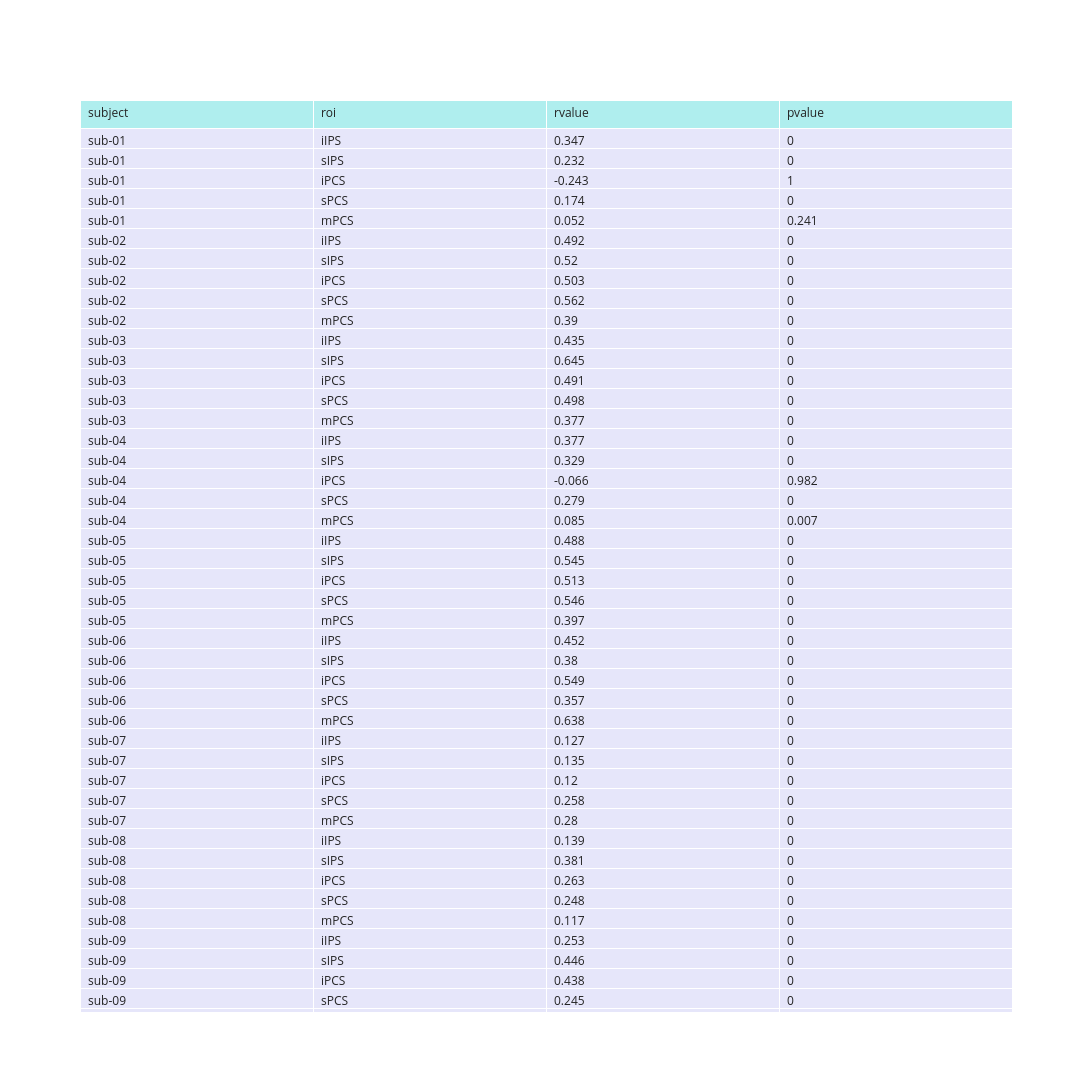

The notebook cell this image was saved under:
### Code cell
fig = go.Figure()
fig.add_trace(go.Table(header=dict(values=list(df_stats.columns), 
                                   fill_color='paleturquoise', 
                                   align='left'), 
                       cells=dict(values=[df_stats[col].round(3) for col in df_stats.columns], 
                                  fill_color='lavender', 
                                  align='left')
                      ))

fig.update_layout(template='simple_white',
                  height=2500, 
                  width=1200)
# fig.write_image("/Users/uriel/Downloads/ecc_size_stats2.pdf".format(subject))
# fig.show()

### Figure 1 — Plotly figure (JSON) as saved in the notebook; plotly's stock layout.template omitted (floating-point values rounded to 4 significant figures; data arrays with more than 128 entries replaced by an {"elided": "..."} marker saying what was removed)
{"data": [{"cells": {"align": "left", "fill": {"color": "lavender"}, "values": {"elided": "4x100 mixed values"}}, "header": {"align": "left", "fill": {"color": "paleturquoise"}, "values": ["subject", "roi", "rvalue", "pvalue"]}, "type": "table"}], "layout": {"height": 2500, "width": 1200}}
